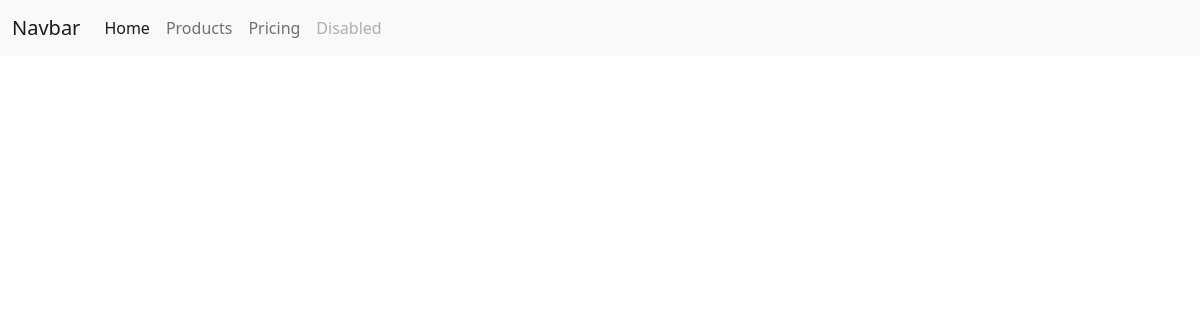
/products/, run on an earlier commit of the app's database.
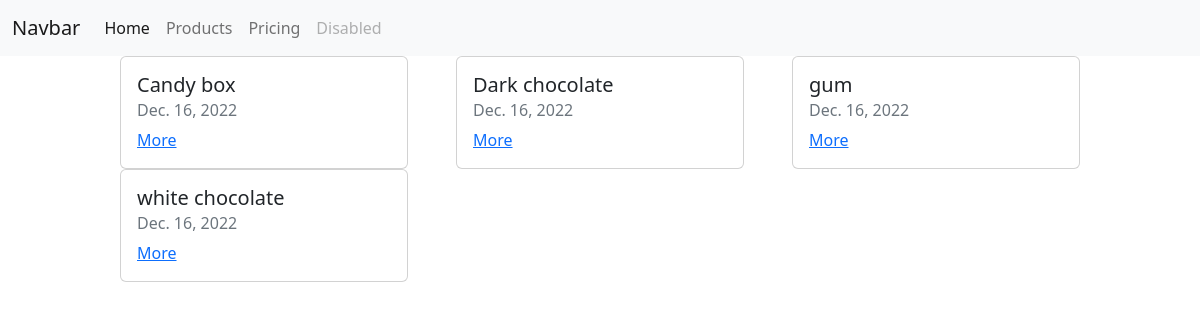
And on a later commit of the database.
### products/models.py (models this page shows)
class Product(models.Model):
    image = models.ImageField(blank=True, null=True)
    title = models.CharField(max_length=200)
    description = models.TextField()
    date = models.DateField(auto_now=True)

### products/views.py (the view)
# urls.py: path('products/', products_view)
def products_view(request):
    if request.method == 'GET':
        products = Product.objects.all()
        return render(request, 'products/products.html', context={'products':products})

### templates/products/products.html (shortened to what this page needs)
{% extends 'layouts/index.html' %}
{% block content %}
<div class="product-card">
{% for product in products %}
    <div class="card" style="width: 18rem;">
        <div class="card-body">
            <h5 class="card-title">{{product.title}}</h5>
            <h6 class="card-subtitle mb-2 text-muted">{{product.date}}</h6>
            <a href="#" class="card-link">More</a>
        </div>
    </div>
{% endfor %}
</div>
{% endblock %}

### templates/layouts/index.html (shortened to what this page needs)
<!doctype html>
<html lang="en">
<head>
    <link rel="stylesheet" href="https://cdn.jsdelivr.net/npm/bootstrap@5.2.3/dist/css/bootstrap.min.css">
</head>
<body>
<nav class="navbar navbar-expand-lg navbar-light bg-light">
  <div class="container-fluid">
    <a class="navbar-brand" href="#">Navbar</a>
    <div class="collapse navbar-collapse" id="navbarNav">
      <ul class="navbar-nav">
        <li class="nav-item">
          <a class="nav-link active" aria-current="page" href="/">Home</a>
        </li>
        <li class="nav-item">
          <a class="nav-link" href="/products">Products</a>
        </li>
        <li class="nav-item">
          <a class="nav-link" href="#">Pricing</a>
        </li>
        <li class="nav-item">
          <a class="nav-link disabled" href="#" tabindex="-1" aria-disabled="true">Disabled</a>
        </li>
      </ul>
    </div>
  </div>
</nav>
{% block content %}
{% endblock %}
</body>
</html>

### templates/products/products.html (style rules this page uses)
.product-card { display: flex; justify-content: space-between; width: 80%; margin-left: 10%; flex-wrap: wrap; padding; 15px; }

What changed in the data, as far as the page shows it:
added Product: title "Candy box", date "Dec. 16, 2022"
added Product: title "Dark chocolate", date "Dec. 16, 2022"
added Product: title "gum", date "Dec. 16, 2022"
added Product: title "white chocolate", date "Dec. 16, 2022"
